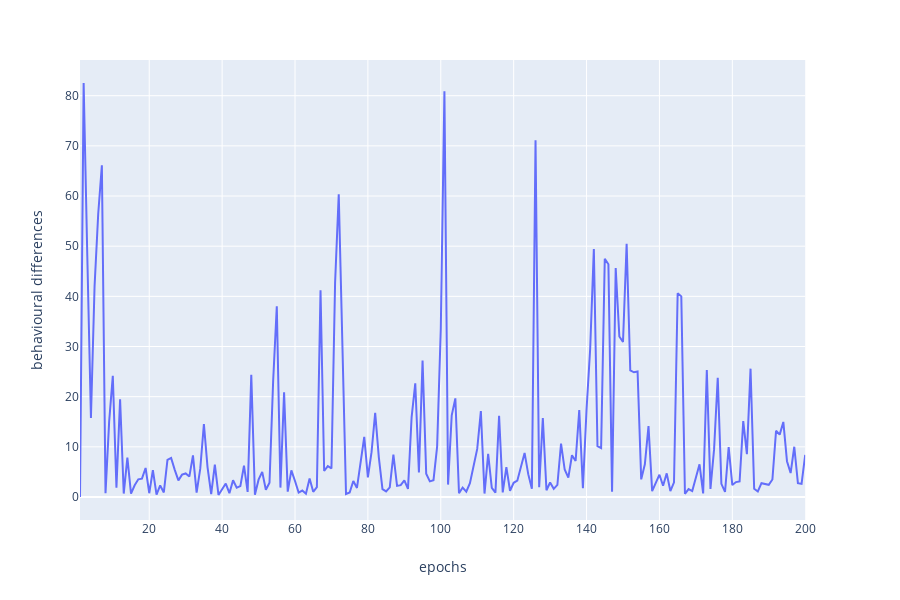

The code cell stored with this chart in its notebook:
### Code cell
plot_behavioural_differences(experiment_name, get_random_input_func, mode="last_best")

### Figure 1 — Plotly figure (JSON) as saved in the notebook; plotly's stock layout.template omitted (floating-point values rounded to 4 significant figures; data arrays with more than 128 entries replaced by an {"elided": "..."} marker saying what was removed)
{"data": [{"hoverlabel": {"namelength": 0}, "hovertemplate": "epochs=%{x}<br>behavioural differences=%{y}", "legendgroup": "", "line": {"color": "#636efa", "dash": "solid"}, "mode": "lines", "name": "", "showlegend": false, "type": "scatter", "x": {"elided": "200 int values"}, "xaxis": "x", "y": {"elided": "200 float values"}, "yaxis": "y"}], "layout": {"height": 600, "legend": {"tracegroupgap": 0}, "margin": {"t": 60}, "xaxis": {"anchor": "y", "domain": [0, 0.98], "title": {"text": "epochs"}}, "yaxis": {"anchor": "x", "domain": [0, 1], "title": {"text": "behavioural differences"}}}}
